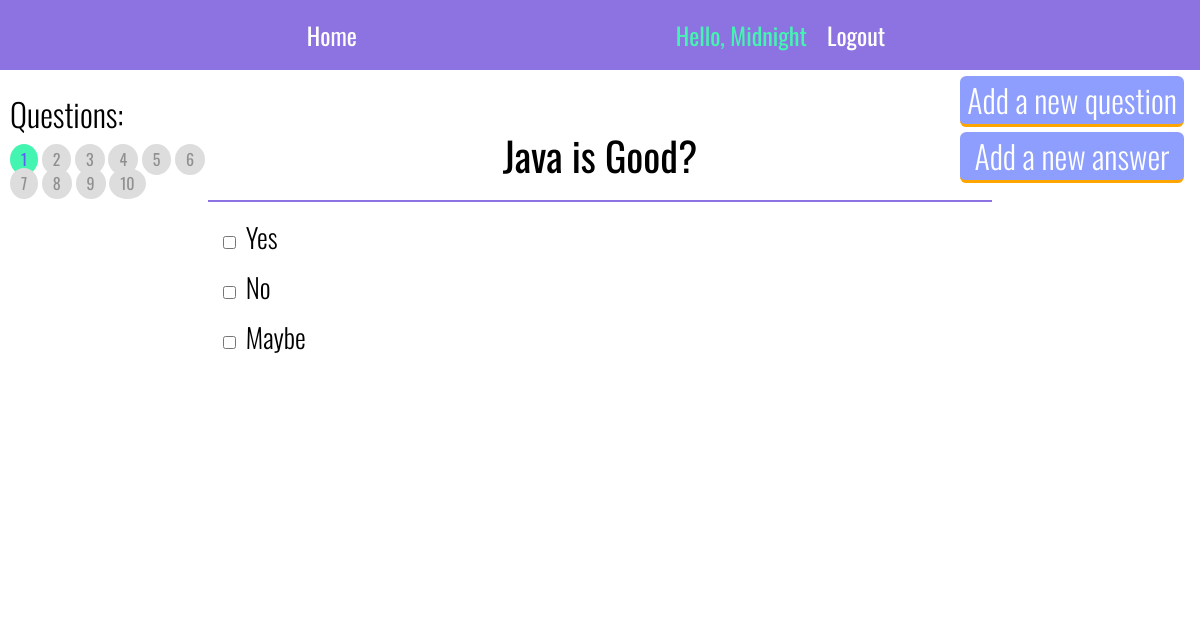
The app's page /questions/25/ (signed in) with its own data.
### questions/models.py (models this page shows, shortened)
class Question(models.Model):
    text = models.CharField(max_length=250, null=True)
    group = models.ForeignKey(GroupQuestion, on_delete=models.CASCADE, null=True)

class Answer(models.Model):
    text = models.CharField(max_length=250, null=True)
    question = models.ForeignKey(Question, on_delete=models.CASCADE)
    group = models.ForeignKey(GroupQuestion, on_delete=models.CASCADE, null=True)
    correct = models.BooleanField('Correct answer', default=False)

### questions/views.py (the view, shortened to what this page needs)
# urls.py: path('questions/<int:pk>/', QuestionsView.as_view(), name='questions'),
class QuestionsView(LoginRequiredMixin, ListView):
    model = Question
    template_name = 'question_page.html'
    context_object_name = 'questions'
    login_url = 'users:login'
    paginate_by = 1
    def get_context_data(self, *args, **kwargs):
        context = super().get_context_data(**kwargs)
        pk = self.kwargs['pk']
        p = Paginator(Question.objects
                              .select_related()
                              .filter(group__pk=pk), self.paginate_by)  # pagination of question answers
        context['questions'] = p.page(context['page_obj'].number)
        context['answers'] = Answer.objects.filter(question__pk=pk)
        return context

### templates/question_page.html (shortened to what this page needs)
{% extends 'base.html' %}
{% load static %}
{% block content %}
    <div class="question__list">
        {% if request.user.is_staff %}
            <a href="{% url 'add-question' %}" class="staff__groups staff__link">Add a new question</a>
            {% if questions %}
                <a href="{% url 'add-answer' %}" class="new-answer__link">Add a new answer</a>
            {% endif %}
        {% endif %}
        {% include 'include/pagination.html' %}
        <form action="" method="POST" class="question__form">
            {% for question in questions %}
                <div class="question">
                    <div class="question__title">{{ question.text }}</div>
                    <div class="question__options">
                        {% for answer in question.answer_set.all %}
                        <div class="form__check">
                            <input type="checkbox" class="question__option checkbox" value="option{{ answer.pk }}" id="radio{{ answer.pk }}">
                            <label for="radio{{ answer.pk }}" class="form__label">
                                {{ answer.text }}
                            </label>
                        </div>
                        {% endfor %}
                    </div>
            {% endfor %}
            </div>
        </form>
    </div>
{% endblock %}

### templates/include/header.html
<navbar class="navbar">
    {% if user.is_authenticated %}
        <li class="nav__li"><a href="{% url 'index' %}" class="link">Home</a></li>
        <div class="auth__links">
            <li class="nav__li user">Hello, {{ user }}</li>
            <li class="nav__li"><a href="{% url 'users:logout' %}" class="link">Logout</a></li>
        </div>
    {% else %}
        <li class="nav__li"><a href="{% url 'users:login' %}" class="link">Sign In</a></li>
        <li class="nav__li"><a href="{% url 'users:signup' %}" class="link">Sign Up</a></li>
    {% endif %}
</navbar>

### static/css/style.css (style rules this page uses)
* { box-sizing: border-box; margin: 0px; padding: 0px; font-size: 16px; font-family: 'Oswald', sans-serif; }
.container { display: flex; flex-direction: column; justify-content: center; }
.navbar { display: flex; justify-content: space-evenly; flex-direction: row; background-color: #8D72E1; height: 70px; }
.nav__li { list-style-type: none; display: flex; align-items: center; }
.link { font-size: 1.5em; text-decoration: none; color: #fff; transition: 0.5s; }
.staff__link { text-decoration: none; text-align: center; }
.new-answer__link { font-size: 2em; color: #fff; font-weight: 300; background-color: #8D9EFF; border-bottom: 3px solid orange; height: 1.6em; width: 7em; text-align: center; border-radius: 0.2em; position: absolute; left: 80%; top: 11%; text-decoration: none; transition: 0.5s; }
.staff__groups { font-size: 2em; color: #fff; font-weight: 300; background-color: #8D9EFF; border-bottom: 3px solid orange; height: 1.6em; width: 7em; text-align: center; border-radius: 0.2em; position: absolute; left: 80%; top: 1%; text-decoration: none; transition: 0.5s; }
.auth__links { display: flex; flex-direction: row; }
.auth__links .nav__li { margin: 0em 0.5em; }
.user { font-size: 1.5em; color: #44f5b1; }
.question__list { position: relative; display: flex; flex-direction: column; align-items: center; width: 100%; margin: 0 auto; height: auto; }
.question { margin: 2em 0em; padding: 0.5em; width: 800px; height: 500px; background-color: #fff; text-align: center; }
.question__title { font-size: 2.5em; padding: 15px; border-bottom: 2px solid #8D72E1; }
.question__options { padding: 10px; display: flex; flex-direction: column; text-align: left; text-justify: justify; }
.question__option { margin: 5px; padding: 10px; font-size: 1.5em; background-color: #D6E4E5; }
.form__check { font-size: 1.3em; margin: 5px 0px; }
.form__label { font-size: 1.3em; font-weight: 300; }
.question__form { display: flex; flex-direction: column; align-items: center; }

### records on screen
Question: text "Java is Good?"
Answer: text "Yes"
Answer: text "No"
Answer: text "Maybe"

### other values on screen
{{ user }} "Midnight"
{{ page }} "1"
{{ page }} "2" "3" "4" "5" "6" "7" "8" "9" "10"
